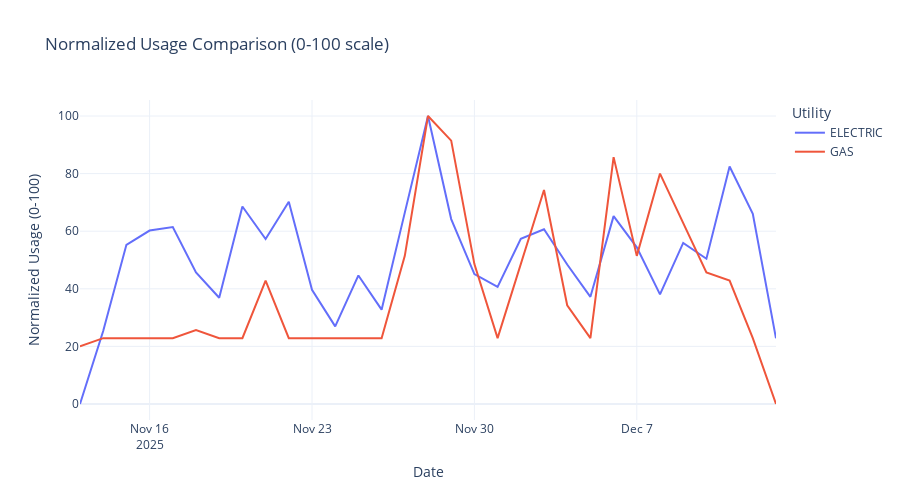

Notebook cell for this chart:
### Markdown cell above
## 7. Comparison: Electricity vs Gas

### Code cell
# Create normalized comparison (scale to 0-100 for comparison)
from sklearn.preprocessing import MinMaxScaler

comparison_df = daily_df.copy()
scaler = MinMaxScaler(feature_range=(0, 100))

# Normalize each utility separately
for utility in comparison_df["utility_type"].unique():
    mask = comparison_df["utility_type"] == utility
    comparison_df.loc[mask, "normalized_usage"] = scaler.fit_transform(
        comparison_df.loc[mask, "usage_value"].values.reshape(-1, 1)
    )

# Plot normalized comparison
fig = px.line(
    comparison_df,
    x="datetime_utc",
    y="normalized_usage",
    color="utility_type",
    title="Normalized Usage Comparison (0-100 scale)",
    labels={
        "datetime_utc": "Date",
        "normalized_usage": "Normalized Usage (0-100)",
        "utility_type": "Utility",
    },
    template="plotly_white",
)

fig.update_layout(height=500, hovermode="x unified")
fig.show()

### Figure 1 — Plotly figure (JSON) as saved in the notebook; plotly's stock layout.template omitted (floating-point values rounded to 4 significant figures)
{"data": [{"hovertemplate": "Utility=ELECTRIC<br>Date=%{x}<br>Normalized Usage (0-100)=%{y}<extra></extra>", "legendgroup": "ELECTRIC", "line": {"color": "#636efa", "dash": "solid"}, "marker": {"symbol": "circle"}, "mode": "lines", "name": "ELECTRIC", "orientation": "v", "showlegend": true, "type": "scatter", "x": ["2025-11-13T00:00:00.000000", "2025-11-14T00:00:00.000000", "2025-11-15T00:00:00.000000", "2025-11-16T00:00:00.000000", "2025-11-17T00:00:00.000000", "2025-11-18T00:00:00.000000", "2025-11-19T00:00:00.000000", "2025-11-20T00:00:00.000000", "2025-11-21T00:00:00.000000", "2025-11-22T00:00:00.000000", "2025-11-23T00:00:00.000000", "2025-11-24T00:00:00.000000", "2025-11-25T00:00:00.000000", "2025-11-26T00:00:00.000000", "2025-11-27T00:00:00.000000", "2025-11-28T00:00:00.000000", "2025-11-29T00:00:00.000000", "2025-11-30T00:00:00.000000", "2025-12-01T00:00:00.000000", "2025-12-02T00:00:00.000000", "2025-12-03T00:00:00.000000", "2025-12-04T00:00:00.000000", "2025-12-05T00:00:00.000000", "2025-12-06T00:00:00.000000", "2025-12-07T00:00:00.000000", "2025-12-08T00:00:00.000000", "2025-12-09T00:00:00.000000", "2025-12-10T00:00:00.000000", "2025-12-11T00:00:00.000000", "2025-12-12T00:00:00.000000", "2025-12-13T00:00:00.000000"], "xaxis": "x", "y": [0.0, 25.34, 55.28, 60.22, 61.41, 45.71, 36.9, 68.58, 57.29, 70.25, 39.64, 26.96, 44.63, 32.75, 66.45, 100.0, 64.2, 45.1, 40.68, 57.37, 60.69, 48.45, 37.22, 65.23, 54.38, 38.07, 55.94, 50.44, 82.44, 66.06, 22.8], "yaxis": "y"}, {"hovertemplate": "Utility=GAS<br>Date=%{x}<br>Normalized Usage (0-100)=%{y}<extra></extra>", "legendgroup": "GAS", "line": {"color": "#EF553B", "dash": "solid"}, "marker": {"symbol": "circle"}, "mode": "lines", "name": "GAS", "orientation": "v", "showlegend": true, "type": "scatter", "x": ["2025-11-13T00:00:00.000000", "2025-11-14T00:00:00.000000", "2025-11-15T00:00:00.000000", "2025-11-16T00:00:00.000000", "2025-11-17T00:00:00.000000", "2025-11-18T00:00:00.000000", "2025-11-19T00:00:00.000000", "2025-11-20T00:00:00.000000", "2025-11-21T00:00:00.000000", "2025-11-22T00:00:00.000000", "2025-11-23T00:00:00.000000", "2025-11-24T00:00:00.000000", "2025-11-25T00:00:00.000000", "2025-11-26T00:00:00.000000", "2025-11-27T00:00:00.000000", "2025-11-28T00:00:00.000000", "2025-11-29T00:00:00.000000", "2025-11-30T00:00:00.000000", "2025-12-01T00:00:00.000000", "2025-12-02T00:00:00.000000", "2025-12-03T00:00:00.000000", "2025-12-04T00:00:00.000000", "2025-12-05T00:00:00.000000", "2025-12-06T00:00:00.000000", "2025-12-07T00:00:00.000000", "2025-12-08T00:00:00.000000", "2025-12-09T00:00:00.000000", "2025-12-10T00:00:00.000000", "2025-12-11T00:00:00.000000", "2025-12-12T00:00:00.000000", "2025-12-13T00:00:00.000000"], "xaxis": "x", "y": [20.0, 22.86, 22.86, 22.86, 22.86, 25.71, 22.86, 22.86, 42.86, 22.86, 22.86, 22.86, 22.86, 22.86, 51.43, 100.0, 91.43, 48.57, 22.86, 48.57, 74.29, 34.29, 22.86, 85.71, 51.43, 80.0, 62.86, 45.71, 42.86, 22.86, 0.0], "yaxis": "y"}], "layout": {"height": 500, "hovermode": "x unified", "legend": {"title": {"text": "Utility"}, "tracegroupgap": 0}, "title": {"text": "Normalized Usage Comparison (0-100 scale)"}, "xaxis": {"anchor": "y", "domain": [0, 1], "title": {"text": "Date"}}, "yaxis": {"anchor": "x", "domain": [0, 1], "title": {"text": "Normalized Usage (0-100)"}}}}
